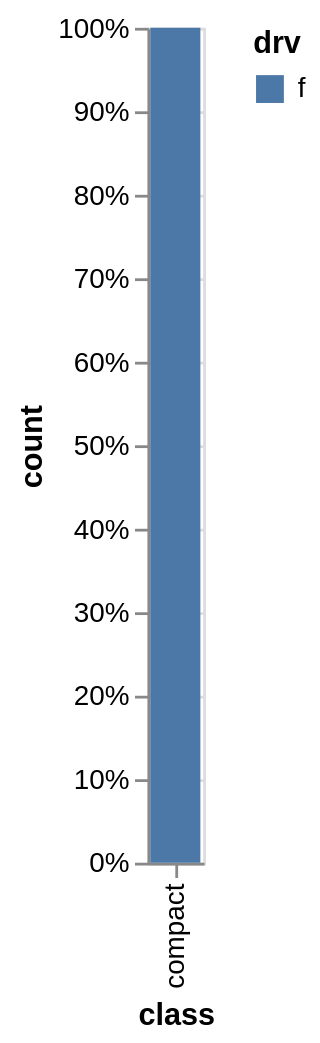

The Vega-Lite source for this figure:
### Vega-Lite specification from a JSON file in a GitHub repository (floating-point values rounded to 4 significant figures)
{"$schema": "https://vega.github.io/schema/vega-lite/v3.json", "datasets": {"data-00": [{"manufacturer": "audi", "model": "a4", "displ": 1.8, "year": 1999, "cyl": 4, "trans": "auto(l5)", "drv": "f", "cty": 18, "hwy": 29, "fl": "p", "class": "compact"}]}, "layer": [{"data": {"name": "data-00"}, "mark": {"type": "bar"}, "encoding": {"x": {"field": "class", "type": "nominal", "title": "class"}, "y": {"aggregate": "count", "stack": "normalize", "type": "quantitative", "title": "count"}, "fill": {"field": "drv", "type": "nominal", "title": "drv"}}}]}
